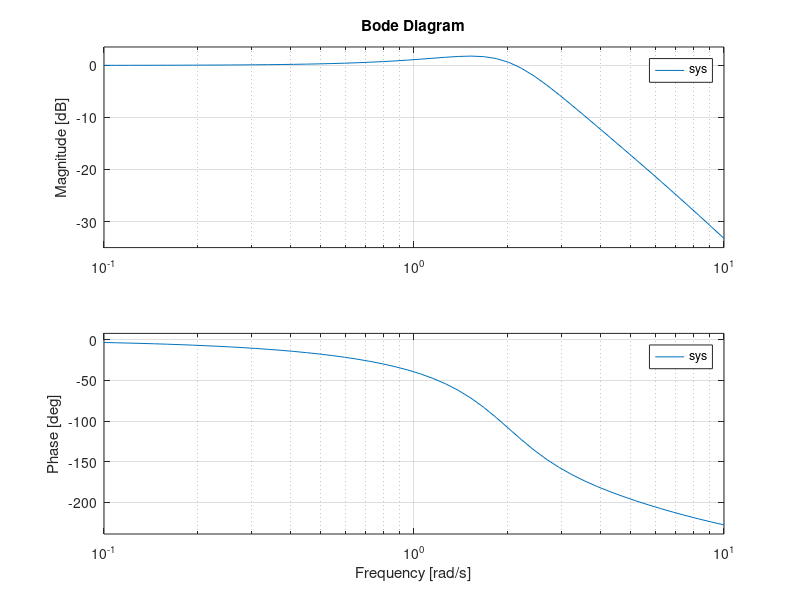

Source code (MATLAB):
% Frequency Response
% 
% G(s) = 25/s(s+5)(s+3)
% 

% (a) Phase Margin
% (b) Gain Margin
% (c) Phase Cross over frequency
% (d) Gain Cross over frequency
% (e) Maximum resonance
% (f) Resonant frequency

clc
clear all
n = [25]
d = [1 8 15 0]

g  = tf(n, d)
omega = logspace(-1, 1, 100)
bode(g, omega)
[gm, pm, pcf, gcf] = margin(g)
gm = 20*log10(gm)

% Resonance and Resonant freq
sys = feedback(g, 1)
w = logspace(-1, 1)
bode(sys, w)
[mag, phase, w] = bode(sys, w)

[mp, k] = max(mag)
resonant_peak = 20*log10(mp)
resonant_freq = w(k)

% bandwidth = freq range in which magnitude of closed loop tf drops not
% more than 3db

r = 1
while 20*log10(mag(r)) >= -3
    r = r + 1
end

bandwidth = w(r)